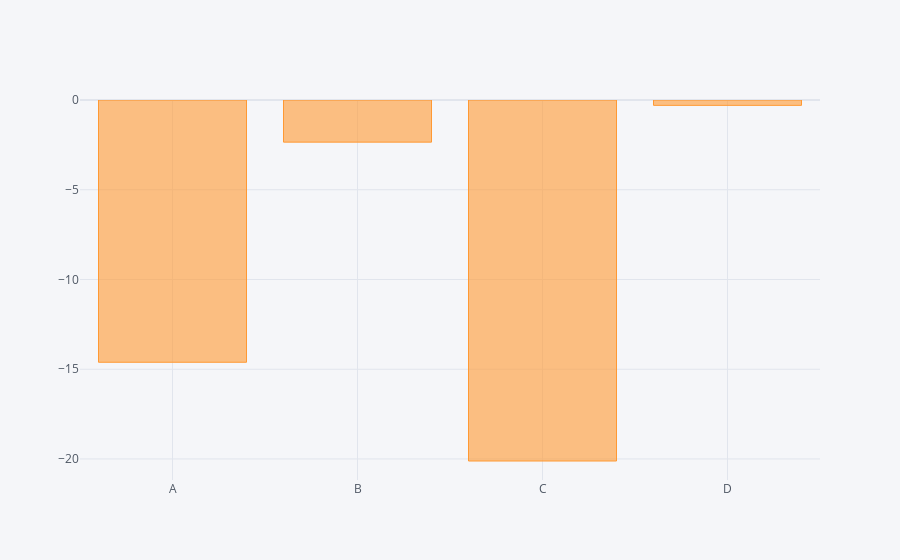

Notebook cell for this chart:
### Code cell
df.sum().iplot(kind='bar')    # as in df there are no cathegorical columns, you need to use an aggregate funtion to use bar plot

### Figure 1 — Plotly figure (JSON) as saved in the notebook; plotly's stock layout.template omitted (floating-point values rounded to 4 significant figures)
{"data": [{"marker": {"color": "rgba(255, 153, 51, 0.6)", "line": {"color": "rgba(255, 153, 51, 1.0)", "width": 1}}, "name": "None", "orientation": "v", "text": "", "type": "bar", "x": ["A", "B", "C", "D"], "y": [-14.61, -2.347, -20.11, -0.2988]}], "layout": {"autosize": true, "legend": {"bgcolor": "#F5F6F9", "font": {"color": "#4D5663"}}, "paper_bgcolor": "#F5F6F9", "plot_bgcolor": "#F5F6F9", "title": {"font": {"color": "#4D5663"}}, "xaxis": {"autorange": true, "gridcolor": "#E1E5ED", "range": [-0.5, 3.5], "showgrid": true, "tickfont": {"color": "#4D5663"}, "title": {"font": {"color": "#4D5663"}, "text": ""}, "type": "category", "zerolinecolor": "#E1E5ED"}, "yaxis": {"autorange": true, "gridcolor": "#E1E5ED", "range": [-21.17, 0], "showgrid": true, "tickfont": {"color": "#4D5663"}, "title": {"font": {"color": "#4D5663"}, "text": ""}, "type": "linear", "zerolinecolor": "#E1E5ED"}}}
